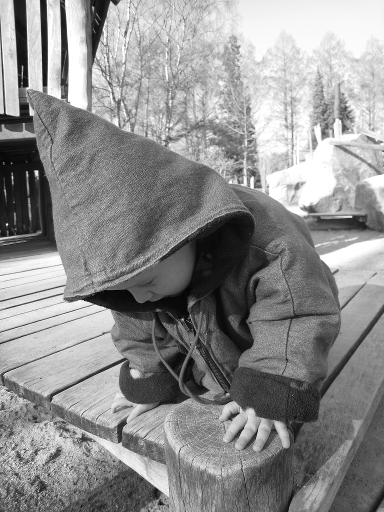
%> input picture assignment04/rebecca_384_gs.png, 384 x 512 px
$ octave fourier.m   (GNU Octave 9; MATLAB toolbox functions it lacks are replaced by stand-ins)
%> lines starting %> are read from the running program, lines starting %| are printed output that depends on the picture
% Loads an images, computes Fourier transform, modifies that a bit,
% back-transforms and visualizes everything.

% of the Fourier transforms

% (c) Bastian Goldluecke 11/2014, University of Konstanz
% License: Creative Commons BY-SA 4.0

display_amplitude = @(shifted_fft) imagesc(log(1+abs(shifted_fft)));
display_phase     = @(shifted_fft) imagesc(angle(shifted_fft));

% Load image, keep size
im = imread( 'rebecca_384_gs.png' );
%> im is the input picture: size 512x384 uint8; min 0, max 255, mean 142.9
im = double( im ) / 255.0;
%> im: size 512x384 double
[imh, imw] = size(im);
%> imh = 512; imw = 384

% compute FFT
fftsize = 1024; % should be order of 2 (for speed) and include
fft_im = fft2(im, fftsize, fftsize);

% note: the coefficients of the FFT are moved around the image in
% a strange way due to the nature of the Fast Fourier Transform.
% The following command shifts them back so that the center of the image
% corresponds to zero frequency.
fft_im_shifted = fftshift( fft_im );

% Visualize the results
figure(1),
    imshow( im ),
    title 'input image';

figure(2),
    display_amplitude( fft_im_shifted ),
    title 'FFT input image: amplitude';
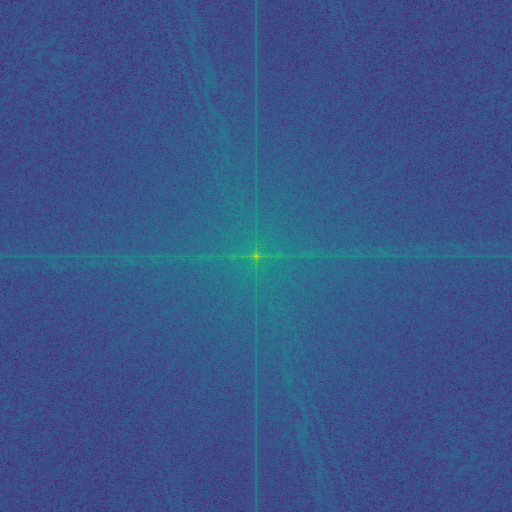
%> displayed picture: size 1024x1024x3, on the screen's scale of 0 to 255 (shown at 1/2 size); mean R, G, B 57.1, 84.7, 138

figure(3),
    display_phase( fft_im_shifted ),
    title 'FFT input image: phase';
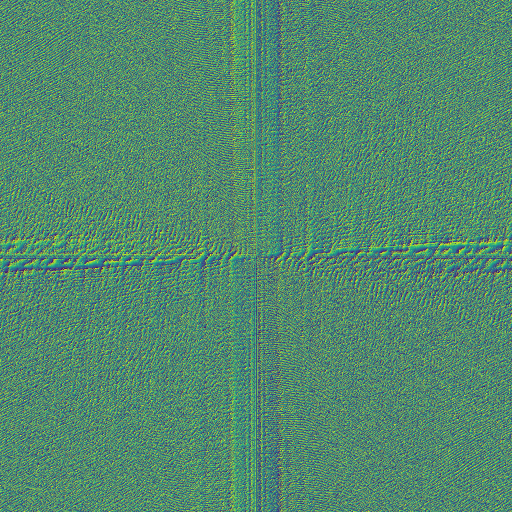
%> displayed picture: size 1024x1024x3, on the screen's scale of 0 to 255 (shown at 1/2 size); mean R, G, B 82.8, 137.3, 110.2

% 4.2a
freqThreshold = 0.1;
for x=1:fftsize
    for y=1:fftsize
        if ( fft_im_shifted( x,y ) < freqThreshold)
            fft_im_shifted( x,y ) = 0;
        end
    end
end


% Visualize the changed transform
figure(4),
    display_amplitude( fft_im_shifted ),
    title 'FFT result: amplitude';

figure(5),
    display_phase( fft_im_shifted ),
    title 'FFT result: phase';


% Shift back so that we can apply the inverse transform
fft_im = ifftshift( fft_im_shifted );

% Inverse transform
result = ifft2( fft_im );
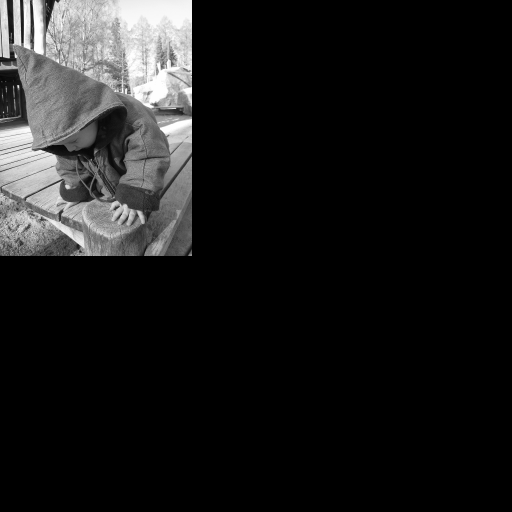
%> result: size 1024x1024 double (shown at 1/2 size); min -9.55e-07, max 1, mean 0.105; drawn with min black and max white
% Cut out image area
result = result( 1:imh, 1:imw );
%> result: size 512x384 double

% Show result
figure(6),
    imshow( result ),
    title 'result image';

$ run again, with assignment04/lukas_384_gs.png copied over assignment04/rebecca_384_gs.png
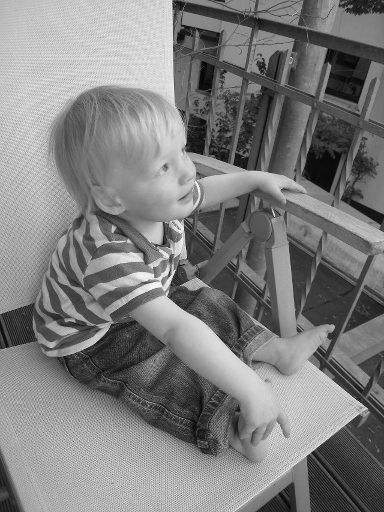
%> input picture assignment04/lukas_384_gs.png, 384 x 512 px
%> im is the input picture: size 512x384 uint8; min 2, max 253, mean 126.6
%> im: size 512x384 double
%> `title 'FFT input image: phase';`:
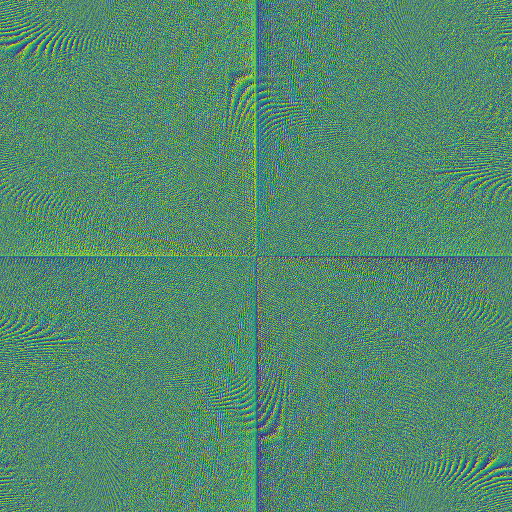
%> displayed picture: size 1024x1024x3, on the screen's scale of 0 to 255 (shown at 1/2 size); mean R, G, B 82.9, 137.3, 110.1
%> `result = ifft2( fft_im );`:
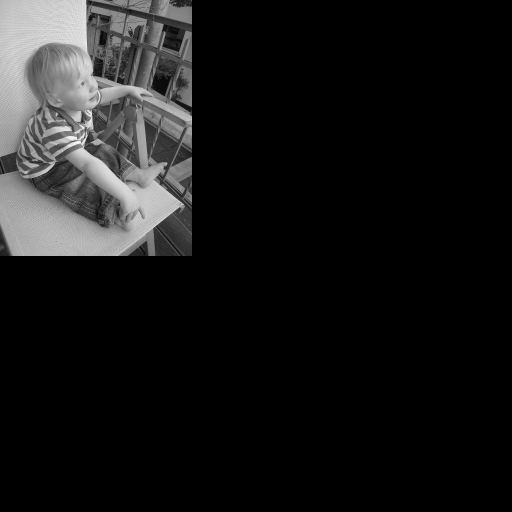
%> result: size 1024x1024 double (shown at 1/2 size); min -1.42e-06, max 0.992, mean 0.0931; drawn with min black and max white

$ run again, with assignment04/1.jpg saved as assignment04/rebecca_384_gs.png
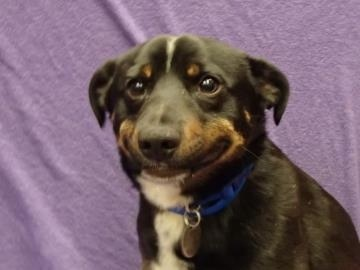
%> input picture assignment04/1.jpg, 360 x 270 px
%> im is the input picture: size 270x360x3 uint8; mean R, G, B 117.8, 97.5, 106.5
%> im: size 270x360x3 double
%> `title 'FFT input image: phase';`:
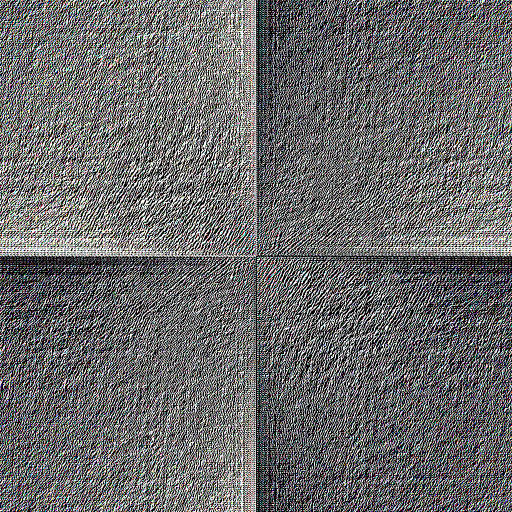
%> displayed picture: size 1024x1024x3, on the screen's scale of 0 to 255 (shown at 1/2 size); mean R, G, B 105.2, 105.2, 105.5
%> `result = result( 1:imh, 1:imw );`:
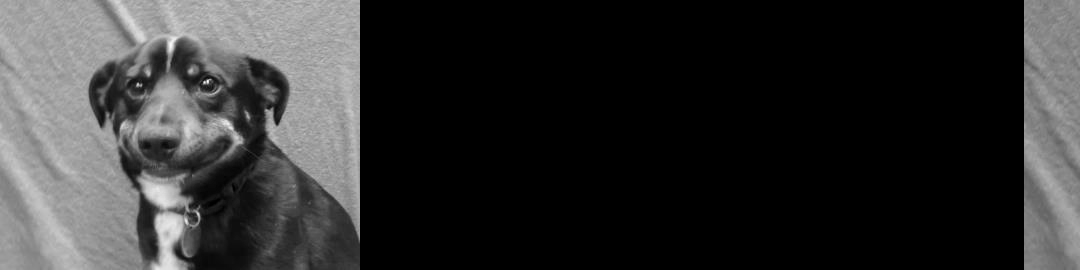
%> result: size 270x1080 double; min -3.33e-16, max 0.945, mean 0.18; drawn with min black and max white

$ run again, with assignment04/3.jpg saved as assignment04/rebecca_384_gs.png
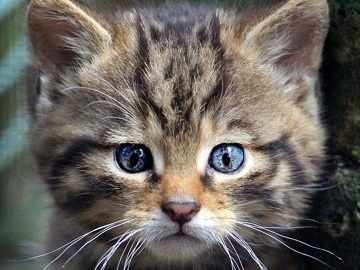
%> input picture assignment04/3.jpg, 360 x 270 px
%> im is the input picture: size 270x360x3 uint8; mean R, G, B 104.1, 98.2, 92.4
%> im: size 270x360x3 double
%> `title 'FFT input image: phase';`:
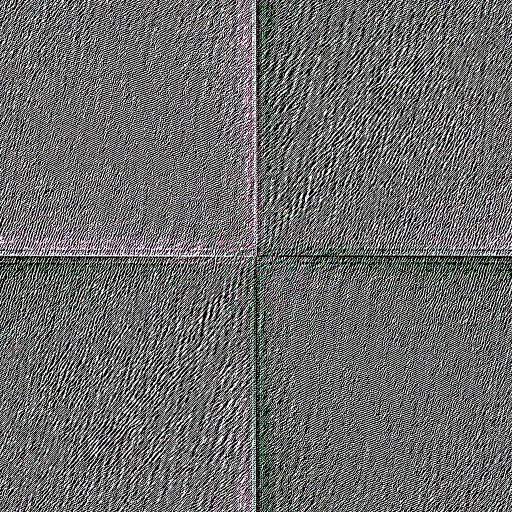
%> displayed picture: size 1024x1024x3, on the screen's scale of 0 to 255 (shown at 1/2 size); mean R, G, B 106.6, 106.9, 106.7
%> `result = result( 1:imh, 1:imw );`:
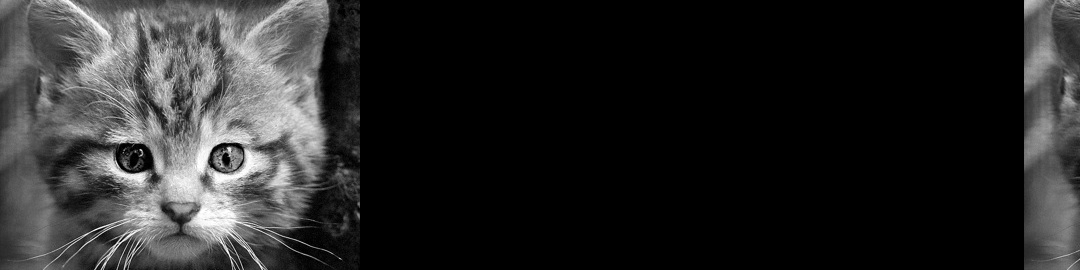
%> result: size 270x1080 double; min -3.33e-16, max 1, mean 0.155; drawn with min black and max white
